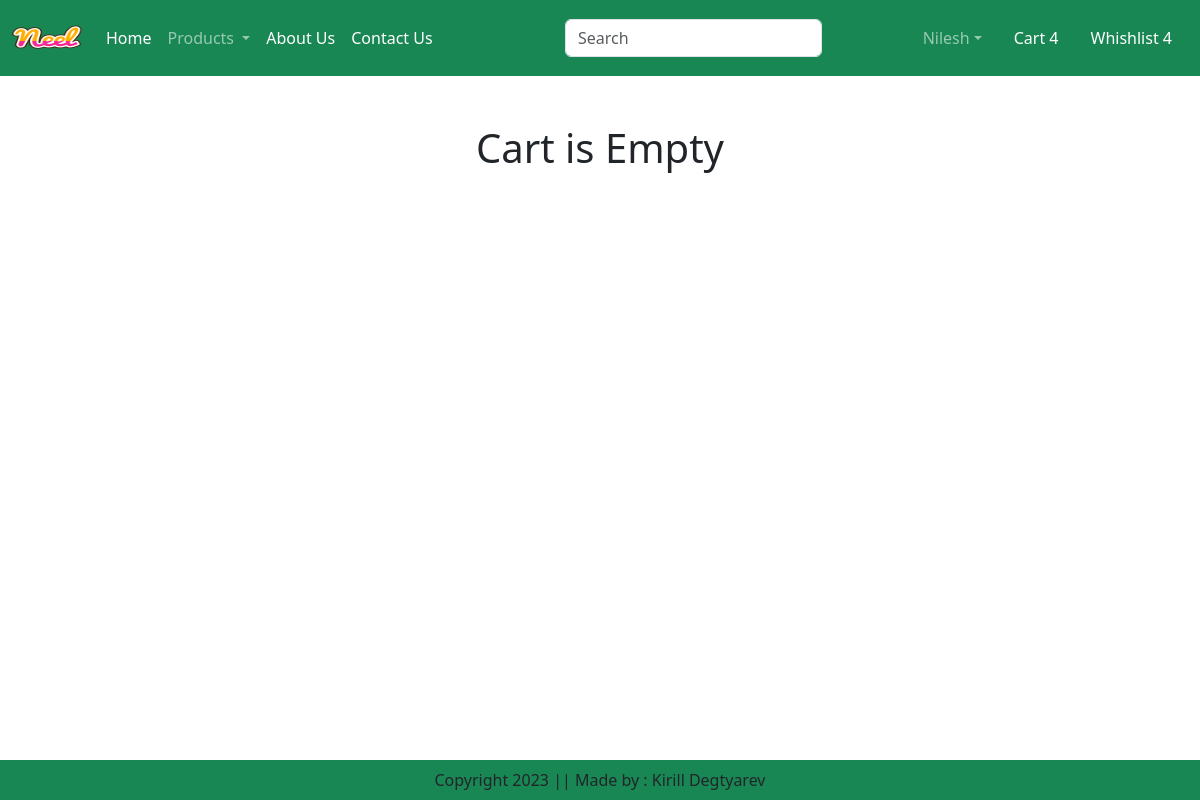
/cart/ (signed in), run on an earlier commit of the app's database.
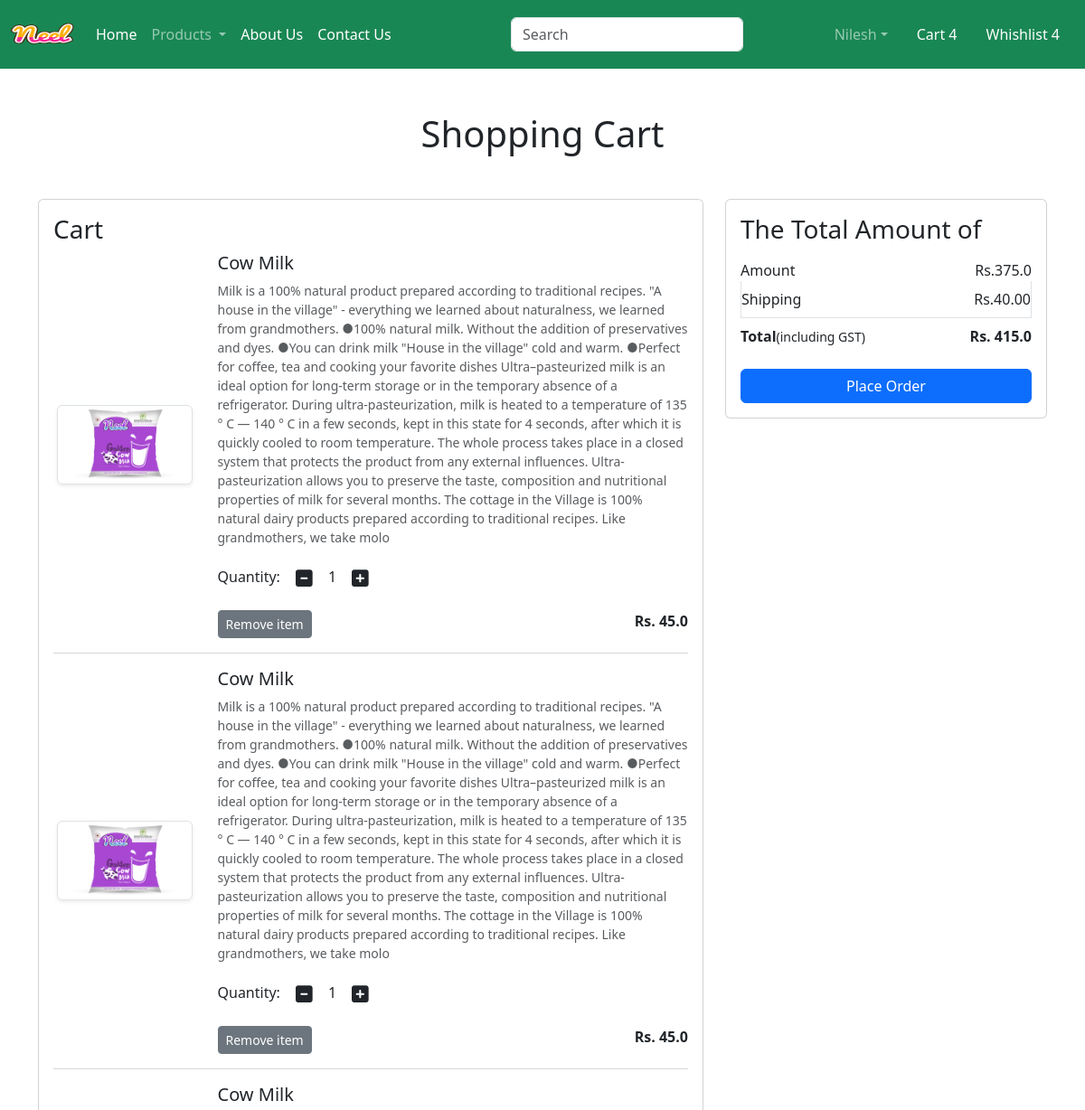
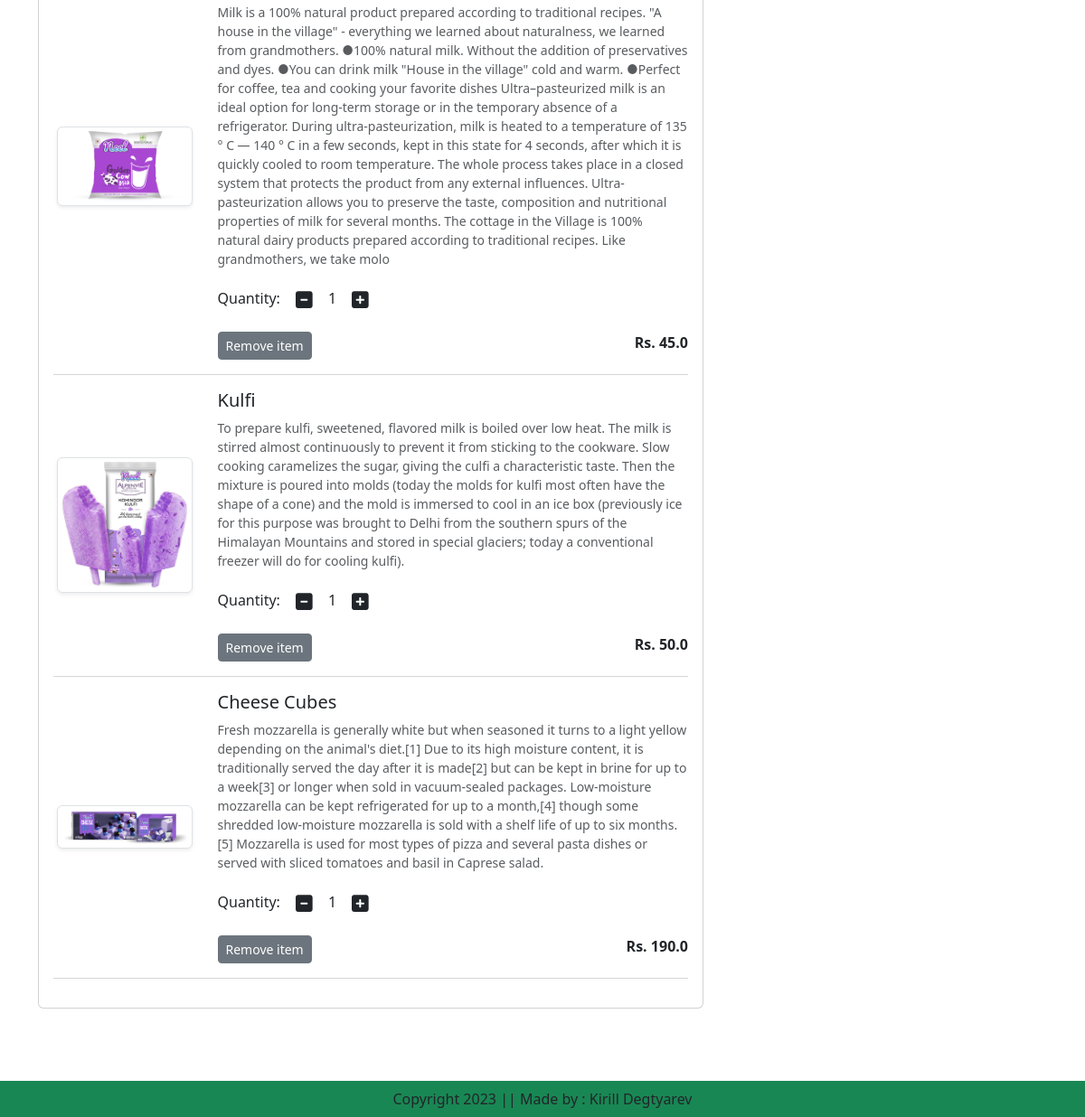
And on a later commit of the database (2 pictures, top to bottom).
### app/models.py (models this page shows, shortened)
class Cart(models.Model):
    user = models.ForeignKey(User, on_delete=models.CASCADE)
    product = models.ForeignKey(Product, on_delete=models.CASCADE)
    quantity = models.PositiveIntegerField(default=1)

class Product(models.Model):
    title = models.CharField(max_length=100)
    selling_price = models.FloatField()
    discounted_price = models.FloatField()
    description = models.TextField()
    composition = models.TextField(default='')
    prodapp = models.TextField(default='')
    category = models.CharField(choices=CATEGORY_CHOICES, max_length=2)
    product_image = models.ImageField(upload_to='product')

### app/views.py (the view)
# urls.py: path('cart/', views.show_cart, name='showcart'),
def show_cart(request):
    user = request.user
    cart = Cart.objects.filter(user=user)
    amount = 0
    for p in cart:
        value = p.quantity * p.product.discounted_price
        amount += value
    totalamount = amount + 40
    return render(request, 'app/addtocart.html', locals())

### app/templates/app/addtocart.html (shortened to what the changed rows need)
{% extends "app/base.html" %}
{% load static %}
{% block main-content %}
    <div class="container my-5">
        <div class="row">
            {% if cart %}
                <h1 class="text-center mb-5">Shopping Cart</h1>
                <div class="col-sm-8">
                    <div class="card">
                        <div class="card-body">
                            <h3>Cart</h3>
                            {% for item in cart %}
                                <div class="row">
                                    <div class="col-sm-3 text-center align-self-center">
                                        <img src="{{ item.product.product_image.url }}" alt="" srcset=""
                                             class="img-fluid img-thumbnail shadow-sm" height="150" width="150">
                                    </div>
                                    <div class="col-sm-9">
                                        <div>
                                            <h5>{{ item.product.title }}</h5>
                                            <p class="mb-2 text-muted small">{{ item.product.description }}</p>
                                            <div class="my-3">
                                                <label for="quantity">Quantity:</label>
                                                <a class="minus-cart btn" pid={{ item.product.id }}> <i
                                                        class="fas fa-minus-square fa-lg"></i></a>
                                                <span id="quantity">{{ item.quantity }}</span>
                                                <a class="plus-cart btn" pid={{ item.product.id }}> <i
                                                        class="fas fa-plus-square fa-lg"></i></a>
                                            </div>
                                            <div class="d-flex justify-content-between">
                                                <a href="#" class="remove-cart btn btn-sm btn-secondary mr-3"
                                                   pid= {{ item.product.id }}>
                                                    Remove item</a>
                                                <p class="mb-0">
                                                    <span><strong>Rs. {{ item.product.discounted_price }}</strong></span>
                                                </p>
                                            </div>
                                        </div>
                                    </div>
                                </div>
                                <hr class="text-muted">
                            {% endfor %}
                        </div>
                    </div>
                </div>
                <div class="col-sm-4">
                    <div class="card">
                        <div class="card-body">
                            <h3>The Total Amount of </h3>
                            <ul class="list-group">
                                <li class="d-flex list-group-item justify-content-between align-items-center border-0 px-0 pb-0">
                                    Amount<span id="amount">Rs.{{ amount }}</span>
                                </li>
                                <li class="d-flex list-group-item justify-content-between align-items-center px-0">
                                    Shipping<span> Rs.40.00</span>
                                </li>
                                <li class="d-flex list-group-item justify-content-between align-items-center border-0 px-0 mb-3">
                                    <div>
                                        <strong>Total</strong><small>(including GST)</small>
                                    </div>
                                    <span id="totalamount"><strong>Rs. {{ totalamount }}</strong></span>
                                </li>
                            </ul>
                            <div class="d-grid"><a href="{% url 'checkout' %}" class="btn btn-primary">Place Order</a>
                            </div>
                        </div>
                    </div>
                </div>
            {% else %}
                <h1 class="text-center mb-5">Cart is Empty</h1>
            {% endif %}
        </div>
    </div>
{% endblock main-content %}

What changed in the data, as far as the page shows it:
added Cart: product.product_image (picture), product "Cow Milk", product.description "Milk is a 100% natural product prepared according to traditional recipes. \"A house in the village\" - everything we learned about naturalness, we learned from grandmothers. ●100% natural milk. Without the addition of preservatives and dyes. ●You can drink milk \"House in the village\" cold and warm. ●Perfect for coffee, tea and cooking your favorite dishes Ultra–pasteurized milk is an ideal option for long-term storage or in the temporary absence of a refrigerator. During ultra-pasteurization, milk is heated to a temperature of 135 ° C — 140 ° C in a few seconds, kept in this state for 4 seconds, after which it is quickly cooled to room temperature. The whole process takes place in a closed…", quantity "1", product.discounted_price "45.0"
added Cart: product.product_image (picture), product "Cow Milk", product.description "Milk is a 100% natural product prepared according to traditional recipes. \"A house in the village\" - everything we learned about naturalness, we learned from grandmothers. ●100% natural milk. Without the addition of preservatives and dyes. ●You can drink milk \"House in the village\" cold and warm. ●Perfect for coffee, tea and cooking your favorite dishes Ultra–pasteurized milk is an ideal option for long-term storage or in the temporary absence of a refrigerator. During ultra-pasteurization, milk is heated to a temperature of 135 ° C — 140 ° C in a few seconds, kept in this state for 4 seconds, after which it is quickly cooled to room temperature. The whole process takes place in a closed…", quantity "1", product.discounted_price "45.0"
added Cart: product.product_image (picture), product "Cow Milk", product.description "Milk is a 100% natural product prepared according to traditional recipes. \"A house in the village\" - everything we learned about naturalness, we learned from grandmothers. ●100% natural milk. Without the addition of preservatives and dyes. ●You can drink milk \"House in the village\" cold and warm. ●Perfect for coffee, tea and cooking your favorite dishes Ultra–pasteurized milk is an ideal option for long-term storage or in the temporary absence of a refrigerator. During ultra-pasteurization, milk is heated to a temperature of 135 ° C — 140 ° C in a few seconds, kept in this state for 4 seconds, after which it is quickly cooled to room temperature. The whole process takes place in a closed…", quantity "1", product.discounted_price "45.0"
added Cart: product.product_image (picture), product "Kulfi", product.description "To prepare kulfi, sweetened, flavored milk is boiled over low heat. The milk is stirred almost continuously to prevent it from sticking to the cookware. Slow cooking caramelizes the sugar, giving the culfi a characteristic taste. Then the mixture is poured into molds (today the molds for kulfi most often have the shape of a cone) and the mold is immersed to cool in an ice box (previously ice for this purpose was brought to Delhi from the southern spurs of the Himalayan Mountains and stored in special glaciers; today a conventional freezer will do for cooling kulfi).", quantity "1", product.discounted_price "50.0"
added Cart: product.product_image (picture), product "Cheese Cubes", product.description "Fresh mozzarella is generally white but when seasoned it turns to a light yellow depending on the animal's diet.[1] Due to its high moisture content, it is traditionally served the day after it is made[2] but can be kept in brine for up to a week[3] or longer when sold in vacuum-sealed packages. Low-moisture mozzarella can be kept refrigerated for up to a month,[4] though some shredded low-moisture mozzarella is sold with a shelf life of up to six months.[5] Mozzarella is used for most types of pizza and several pasta dishes or served with sliced tomatoes and basil in Caprese salad.", quantity "1", product.discounted_price "190.0"
Also different on the page:
{{ amount }}: (not shown) → "375.0"
{{ totalamount }}: (not shown) → "415.0"
text no longer shown: "Cart is Empty"
text now shown: "Shopping Cart Cart The Total Amount of Amount Rs. Shipping Rs.40.00 Total (including GST) Rs. Place Order"
